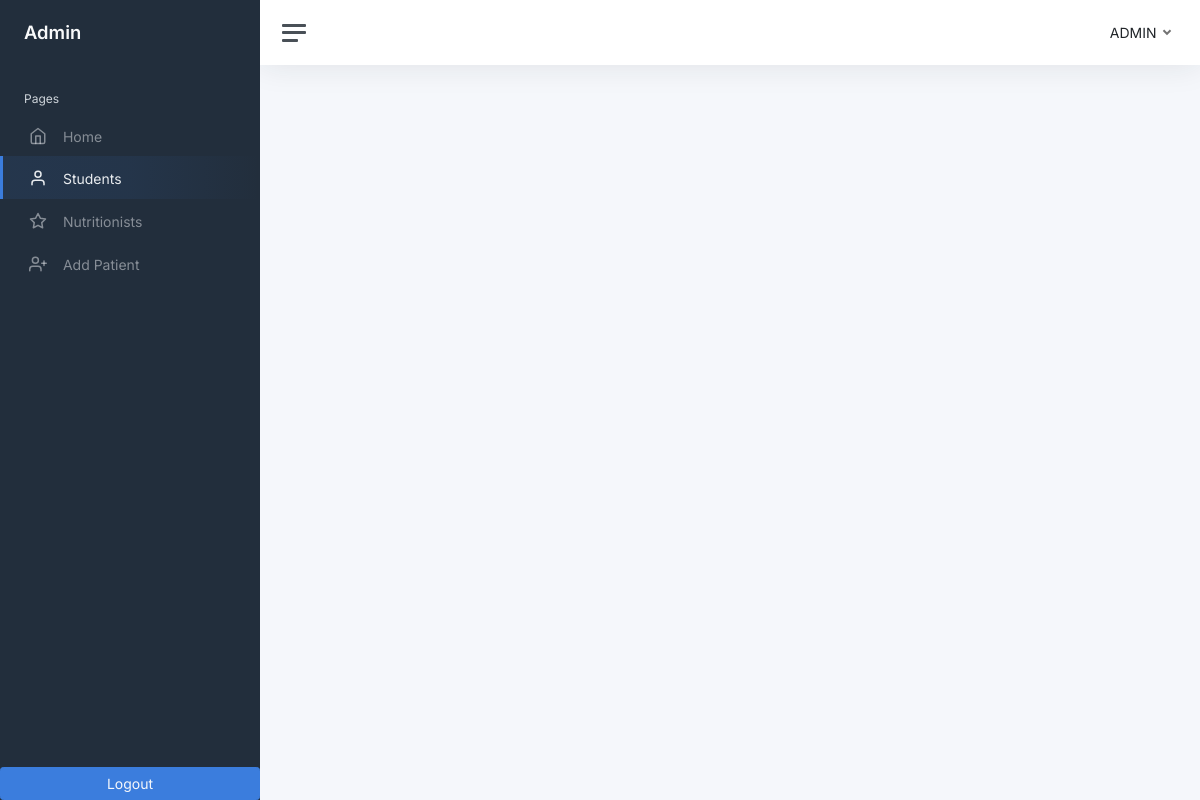
Before: /edit-guardian-details.php?student_id=Colby (signed in) with the older database file.
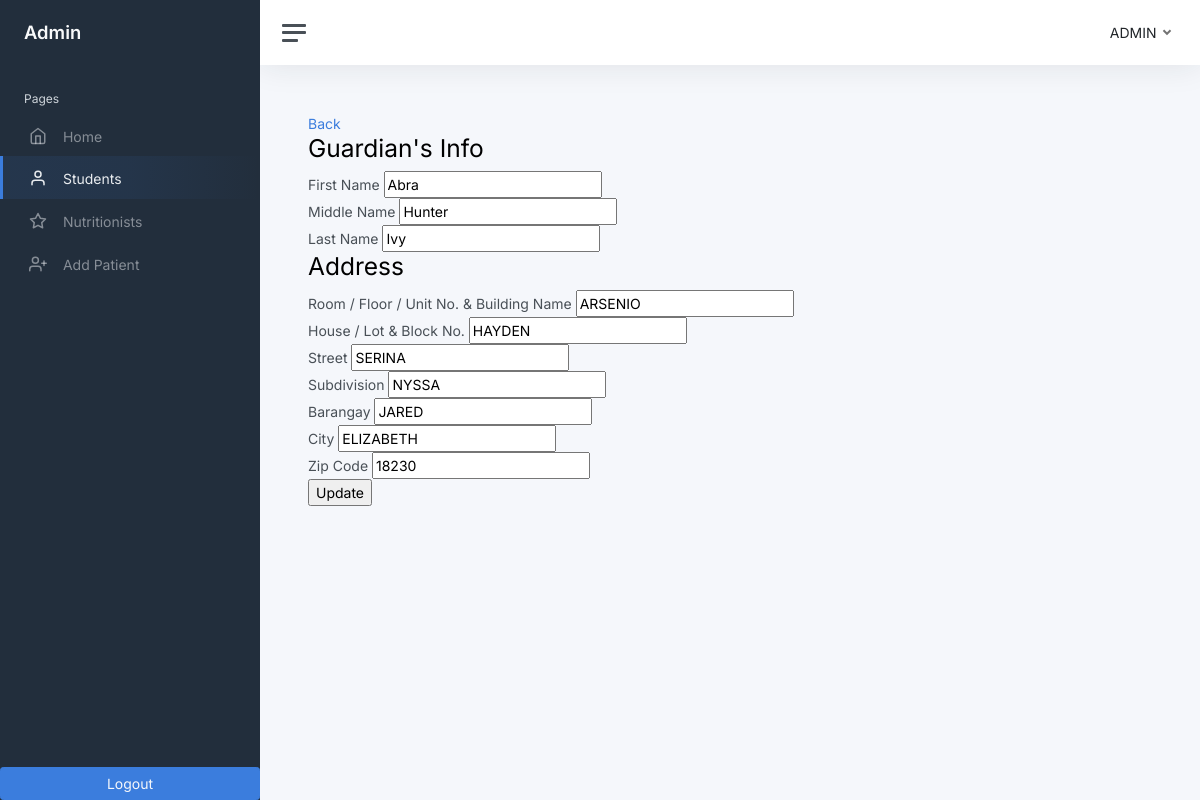
After: the same page with the newer database file.
### tables this page shows
CREATE TABLE `users` (
  `id` int(11) NOT NULL,
  `user_id` varchar(250) NOT NULL,
  `email` varchar(50) NOT NULL,
  `password` varchar(50) NOT NULL,
  `first_name` varchar(50) NOT NULL,
  `middle_name` varchar(50) NOT NULL,
  `last_name` varchar(50) NOT NULL,
  `contact_number` varchar(50) NOT NULL,
  `room` varchar(50) NOT NULL,
  `house` varchar(50) NOT NULL,
  `street` varchar(50) NOT NULL,
  `subdivision` varchar(50) NOT NULL,
  `barangay` varchar(50) NOT NULL,
  `city` varchar(50) NOT NULL,
  `zip` varchar(50) NOT NULL,
  `gender` varchar(11) NOT NULL,
  `user_type` int(11) NOT NULL,
  `image` blob NOT NULL,
  `student_id` varchar(255) NOT NULL,
  `date_time_created` datetime NOT NULL,
  `date_time_updated` datetime NOT NULL
);

### edit-guardian-details.php (the view, shortened to what the changed rows need)
<?php
include('connection.php');
?>
<!DOCTYPE html>
<html lang="en">
<head>
    <link href="admin-template/css/app.css" rel="stylesheet">
	<link rel="./stylesheet" href="./styles/bootstrap/css/bootstrap.css">
</head>
<body>
    <div class="wrapper">
		<div class="main">
			<main class="content">
				<div class="container-fluid p-0">
                <?php
                    if(isset($_GET['student_id'])){
                        ?>
                        <?php
                        $student_id = $_GET['student_id'];
                        $query = "SELECT students.student_id AS student_student_id, students.first_name AS student_first_name, students.last_name AS student_last_name ,students.middle_name AS student_middle_name, students.date_of_birth AS student_date_of_birth, students.gender AS student_gender ,students.room AS student_room,students.house AS student_house,students.street AS student_street,students.subdivision AS student_subdivison,students.barangay AS student_barangay,students.city AS student_city,students.zip AS student_zip,students.grade AS student_grade,students.section AS student_section,students.date_time_created AS student_date_time_created,users.first_name AS user_first_name , users.middle_name AS user_middle_name , users.last_name AS user_last_name, users.room AS user_room, users.house AS user_house , users.street AS user_street, users.subdivision AS user_subdivision, users.barangay AS user_barangay, users.city AS user_city , users.zip AS user_zip , users.image AS user_image , users.student_id AS user_student_id , users.date_time_created AS user_date_time_created, users.user_id AS user_user_id FROM students LEFT JOIN users
                        ON students.student_id = users.student_id WHERE students.student_id = '$student_id'";
                        $run = mysqli_query($conn,$query);
                        if(mysqli_num_rows($run) > 0){
                            foreach($run as $row ){
                                ?>
                                     <a href="edit-student.php?student_id=<?php echo $row ['student_student_id']?>">Back</a>
                                    <form action="edit-guardian-details.php" method="POST">
                                    <h2>Guardian's Info</h2>
                                    <label for="">First Name</label>
                                    <input type="text" name="first_name" value="<?php echo $row ['user_first_name']?>">
                                    <br>
                                    <label for="">Middle Name</label>
                                    <input type="text" name="middle_name" value="<?php echo $row ['user_middle_name']?>">
                                    <br>
                                    <label for="">Last Name</label>
                                    <input type="text" name="last_name" value="<?php echo $row ['user_last_name']?>">
                                    <br>
                                    <h2>Address</h2>
                                        <label for="">Room / Floor / Unit No. & Building Name</label>
                                        <input type="text" name="room" value="<?php echo $row ['user_room'] ?>">
                                        <br>
                                        <label for="">House / Lot & Block No.</label>
                                        <input type="text" name="house" value="<?php echo $row ['user_house']?>">
                                        <br>
                                        <label for="">Street</label>
                                        <input type="text" name="street" value="<?php echo $row ['user_street']?>">
                                        <br>
                                        <label for="">Subdivision</label>
                                        <input type="text" name="subdivision" value="<?php echo $row ['user_subdivision']?>">
                                        <br>
                                        <label for="">Barangay</label>
                                        <input type="text" name="barangay" value="<?php echo $row ['user_barangay']?>">
                                        <br>
                                        <label for="">City</label>
                                        <input type="text" name="city" value="<?php echo $row ['user_city']?>">
                                        <br>
                                        <label for="">Zip Code</label>
                                        <input type="number" name="zip_code" value="<?php echo $row ['user_zip']?>">
                                        <br>
                                        <input type="submit" name="update" value="Update" id="">
                                        <br>
                                        </form>
                                <?php
                            }
                        }
                    }
                    ?>
				</div>
			</main>
		</div>
	</div>
</body>
</html>

Changed rows visible on the page:
added users: first_name "Abra", middle_name "Hunter", last_name "Ivy", room "ARSENIO", house "HAYDEN", street "SERINA", subdivision "NYSSA", barangay "JARED", city "ELIZABETH", zip_code "18230"
